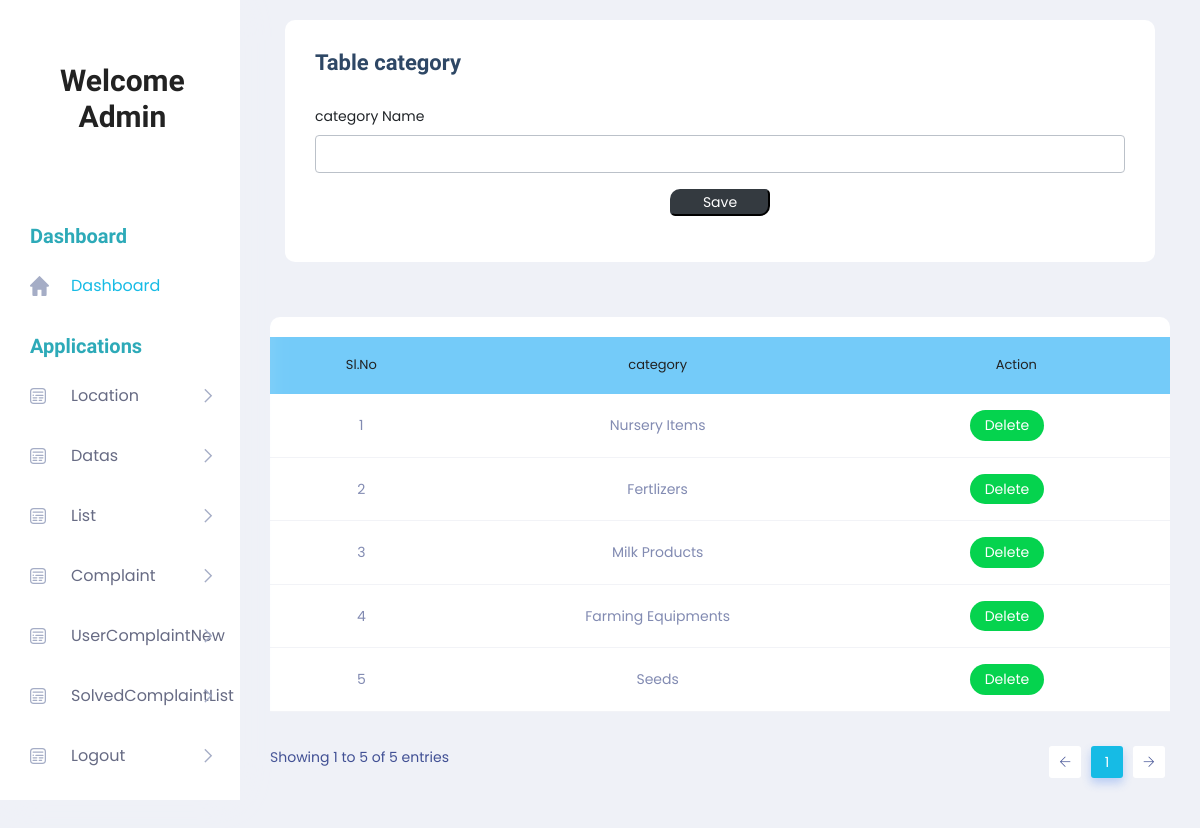
Screenshot of /Project/Admin/Category.php with the database file from the repository.
### tables this page shows
CREATE TABLE `tbl_category` (
  `category_id` int(11) NOT NULL,
  `category_name` varchar(100) NOT NULL
);

### Project/Admin/Category.php (the view, shortened to what this page needs)
<!DOCTYPE html PUBLIC "-//W3C//DTD XHTML 1.0 Transitional//EN" "http://www.w3.org/TR/xhtml1/DTD/xhtml1-transitional.dtd">
<html xmlns="http://www.w3.org/1999/xhtml">
<head>
</head>
<?php
include('Head.php');
?>
<body>
        <section class="main_content dashboard_part">
            <div class="main_content_iner ">
                <div class="container-fluid p-0">
                    <div class="row justify-content-center">
                        <div class="col-12">
                            <div class="QA_section">
                                <div class="white_box_tittle list_header">
                                    <div class="col-lg-12">
                                        <div class="white_box mb_30">
                                            <div class="box_header ">
                                                <div class="main-title">
                                                    <h3 class="mb-0" >Table category</h3>
                                                </div>
                                            </div>
                                            <form method="post">
                                                <div class="form-group">
                                                    <label for="txt_category">category Name</label>
                                                    <input required="" type="text" class="form-control" id="txt_category" name="txt_category" autocomplete="off" required>
                                                </div>
                                                <div class="form-group" align="center">
<input type="submit" class="btn-dark" style="width:100px; border-radius: 10px 5px " name="btn_save" value="Save">
                                                </div>
                                            </form>
                                        </div>
                                    </div>
                                </div>
                                <div class="QA_table mb_30">
                                    <table class="table lms_table_active">
                                        <thead>
                                            <tr style="background-color: #74CBF9">
                                                <td align="center" scope="col">Sl.No</td>
                                                <td align="center" scope="col">category</td>
                                                <td align="center" scope="col">Action</td>
                                            </tr>
                                        </thead>
                                        <tbody>
                                            <?php
                                                $i = 0;
                                                $selQry = "select * from tbl_category";
                                                $rs = $Conn->query($selQry);
                                                while ($data = $rs->fetch_assoc()) {
                                                    $i++;
                                            ?>
                                            <tr>
                                                <td align="center"><?php echo $i;?></td>
                                                <td align="center"><?php echo $data["category_name"];?></td>
                                                <td align="center"><a href="category.php?id=<?php echo $data["category_id"];?>" class="status_btn">Delete</a> &nbsp;&nbsp;&nbsp;&nbsp;
</td>                                            </tr>
                                            <?php
                                              }
                                            ?>
                                        </tbody>
                                    </table>
                                </div>
                            </div>
                        </div>
                    </div>
                </div>
            </div>
        </section>
        <?php
		include('Foot.php');
		?>
</body>
</html>

### rows the page displays
tbl_category: category_name "Nursery Items"
tbl_category: category_name "Fertlizers"
tbl_category: category_name "Milk Products"
tbl_category: category_name "Farming Equipments"
tbl_category: category_name "Seeds"
